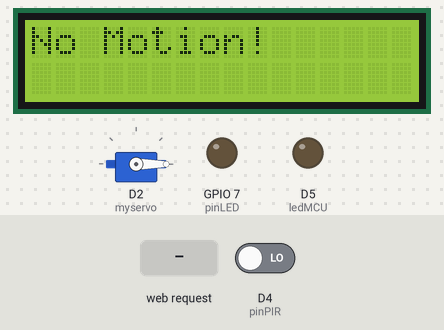
The sketch below on a simulated ESP8266 (NodeMCU). On the bench: 16×2 character LCD, servo, output pins drawn as LEDs (lit = HIGH). The inputs (shaded band) are chosen by the test bench; at power-on: D4 (pinPIR) LOW. WiFi joins after 1.5 s; servers stay silent unless stated; what the sketch prints to the serial monitor is not drawn.

Above: at 3.3 s.
3.4 s: D4 (pinPIR) driven HIGH
At 4.2 s:
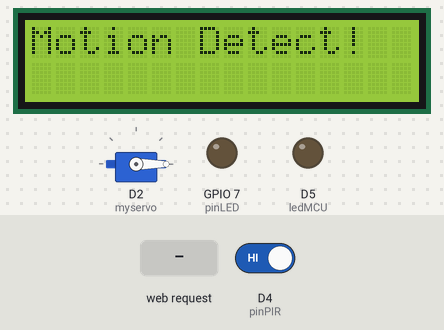
4.9 s: D4 (pinPIR) driven LOW
At 5.5 s:
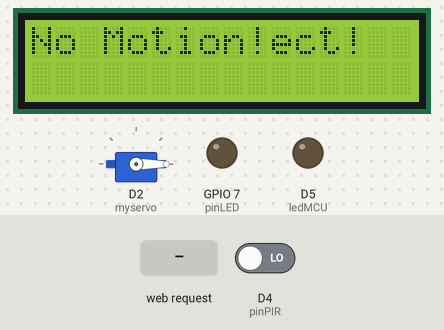
6.4 s: HTTP request GET /ledmenyala received
At 7.0 s:
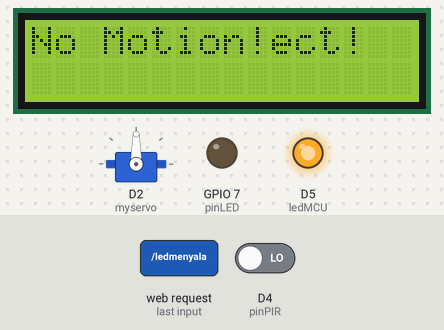
8.0 s: D4 (pinPIR) driven HIGH
At 8.5 s:
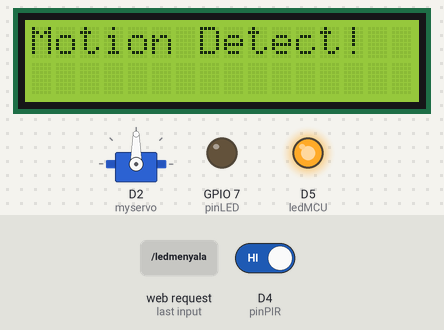
9.5 s: HTTP request GET / received
At 10.0 s:
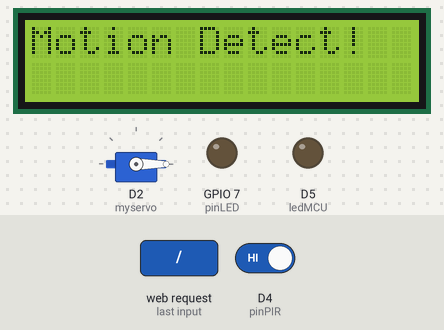
Timing chart, 0 to 12.0 s (numbered marks = the images above; inputs shaded):
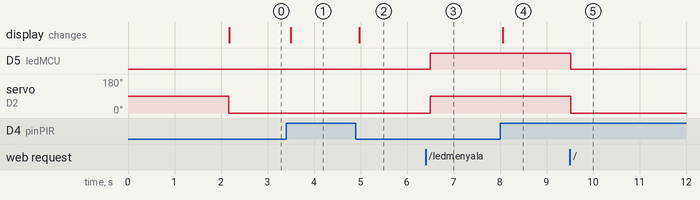

The sketch:

LDR.ino
```cpp
#include <Wire.h>
#include <LiquidCrystal_I2C.h>
#include <Servo.h>
#include <ESP8266WiFi.h>
#include <ESP8266WebServer.h>

// Set the LCD address to 0x27 for a 16 chars and 2 line display
LiquidCrystal_I2C lcd(0x27, 16, 2);

// Servo variables
Servo myservo;

const int pinLED = 7;

// PIR variables
const int pinPIR = 2;
int state = LOW;
int val = 0;

// NodeMCU variables
const char* ssid = "Alfi Agil";
const char* pass = "Alfi1Agiel2";
ESP8266WebServer server(80);
uint8_t ledMCU = D5;
bool statusLED = LOW;

void setup()
{
	lcd.begin();
  Serial.begin(9600);

  pinMode(pinLED, OUTPUT);
  pinMode(pinPIR, INPUT);

  myservo.attach(D2);

    Serial.begin(115200);
    delay(100);
    pinMode(ledMCU, OUTPUT);

    Serial.println("Connecting ");
    Serial.println(ssid);
    WiFi.begin("Alfi Agil", "Alfi1Agiel2");

    while (WiFi.status() != WL_CONNECTED)
    {
      delay(1000);
      Serial.print(".");
    }
    Serial.println("");
    Serial.print("Connected, IP address: ");
    Serial.println(WiFi.localIP());

    server.on("/", tersambung);
    server.on("/ledmenyala", LED_menyala);
    server.on("/ledmati", LED_mati);
    server.onNotFound(tidak_ditemukan);
    server.begin();
    Serial.println("Starting HTTP server");
}

void loop()
{
  server.handleClient();
  if(statusLED)
  {
    digitalWrite(ledMCU, HIGH);
    myservo.write(90);
  } else {
    digitalWrite(ledMCU, LOW);
    myservo.write(-90);
  }


  int motion = digitalRead(2);
  if(motion)
  {
//    Serial.println("Motion Detected");
    digitalWrite(9, HIGH);
    lcd.setCursor(0,0);
    lcd.print("Motion Detect!");
//     myservo.write(90);
  }
  else
  {
//    Serial.println("=== Nothing moves");
    digitalWrite(9, LOW);
    lcd.setCursor(0,0);
    lcd.print("No Motion!");
//    myservo.write(-90);
  }
  delay(100);
}

void tersambung()
{
  statusLED = LOW;
  server.send(200, "text/html", kirimHTML(statusLED));
}

void LED_menyala()
{
  statusLED = HIGH;
  server.send(200, "text/html", kirimHTML(statusLED));
}

void LED_mati() {
  statusLED = LOW;
  server.send(200, "text/html", kirimHTML(statusLED));
}

void tidak_ditemukan(){
  server.send(404, "text/plain", "Halaman tidak ditemukan");
}

// Fungsi untuk mengemas kode HTML yang dikembalikan sebagai string
String kirimHTML(uint8_t statusLED){
  String konten = "<html>\n";
  konten +="<head>\n";
  konten +="<title>LED Control</title>\n";
  konten +="</head>\n";
  konten +="<body>\n";
  konten +="<h1 style=\"font-size:100px\">Mengendalikan LED</h1>\n";

  if(statusLED){
   konten +="<p style=\"font-size:80px\">Status LED: ON</p>\n";
   konten +="<a href=\"/ledmati\">\n";
   konten +="<button type=\"button\" style=\"font-size:150px\">OFF</button>\n";
   konten +="</a>\n";}
  else
  {konten +="<p style=\"font-size:80px\">Status LED: OFF</p>\n";
   konten +="<a href=\"/ledmenyala\">\n";
   konten +="<button type=\"button\" style=\"font-size:150px\">ON</button>\n";
   konten +="</a>\n";
  }

  konten +="</body>\n";
  konten +="</html>\n";
  return konten;
}
```

Measured:
- after the input at 3.4 s, the display: changes after 0.10 s (image 1)
- after the input at 4.9 s, the display: changes after 0.07 s (image 2)
- after the input at 6.4 s, D5 (ledMCU): LOW → HIGH after 0.10 s; servo on D2 (myservo): 0° → 90° after 0.10 s
- after the input at 8.0 s, the display: changes after 0.06 s (image 4)
- after the input at 9.5 s, D5 (ledMCU): HIGH → LOW at once; servo on D2 (myservo): 90° → 0° at once
